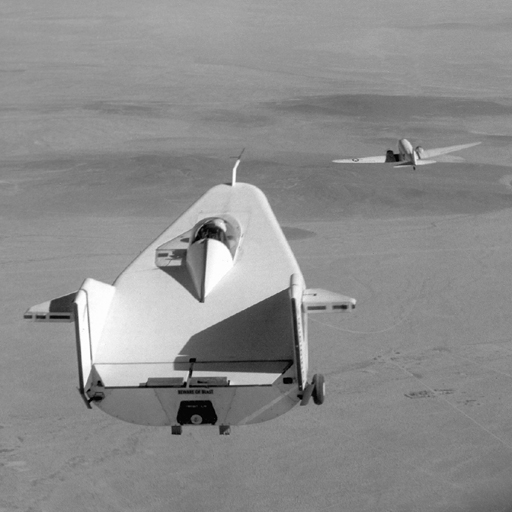
%> input picture 3算法/Algorithms_MathModels/《MATLAB图像处理》源文件/本书源文件/chap11/liftingbody.png, 512 x 512 px
$ octave chap5_26.m   (GNU Octave 9; MATLAB toolbox functions it lacks are replaced by stand-ins)
%> lines starting %> are read from the running program, lines starting %| are printed output that depends on the picture


clear all; close all;
I=imread('liftingbody.png');
%> I is the input picture: size 512x512 uint8; min 0, max 255, mean 140.3
I=im2double(I);
%> I: size 512x512 double
M=2*size(I,1);
%> M = 1024
N=2*size(I,2);
%> N = 1024
u=-M/2:(M/2-1);
%> u = 1024 values from -512 to 511
v=-N/2:(N/2-1);
%> v = 1024 values from -512 to 511
[U,V]=meshgrid(u, v);
D=sqrt(U.^2+V.^2);
D0=50;
n=6;
H=1./(1+(D./D0).^(2*n));
J=fftshift(fft2(I, size(H, 1), size(H, 2)));
K=J.*H;
L=ifft2(ifftshift(K));
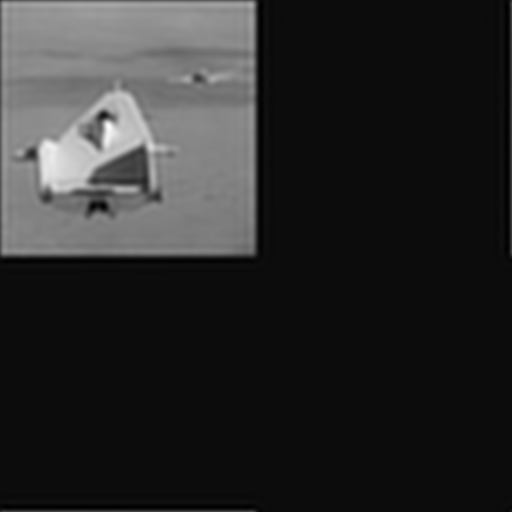
%> L: size 1024x1024 double (shown at 1/2 size); min -0.0546, max 1.09, mean 0.138; drawn with min black and max white
L=L(1:size(I,1), 1:size(I, 2));
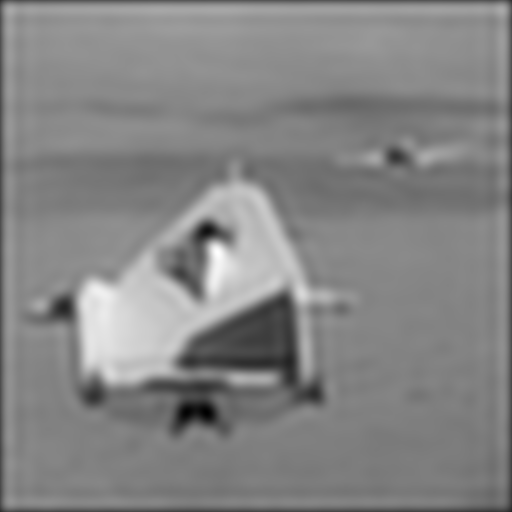
%> L: size 512x512 double; min -0.0506, max 1.09, mean 0.546; drawn with min black and max white
figure;
subplot(121);
imshow(I);
subplot(122);
imshow(L);
